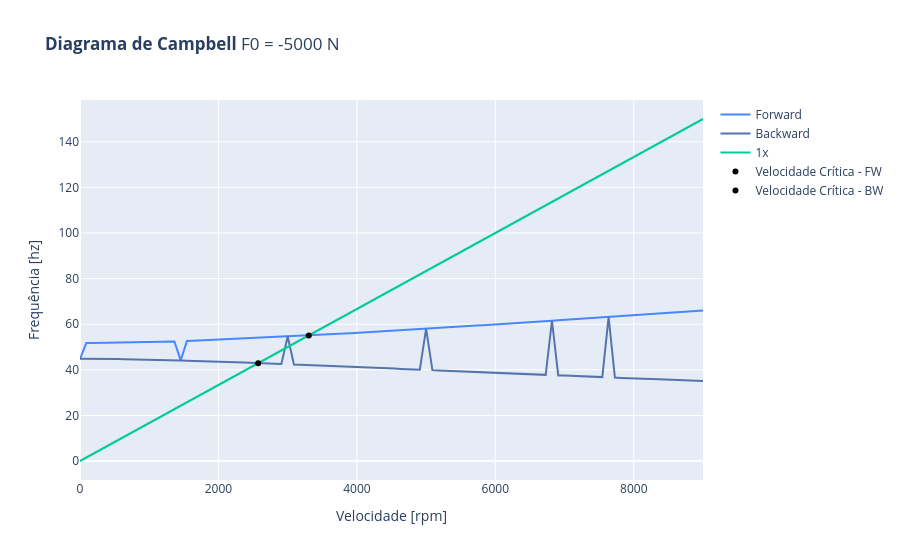

The notebook cell saved with this chart:
### Code cell
eixo_fcompressao = dmr.Eixo(
    R=0.01,             # m
    L=0.4,              # m
    material=aco,
    F0=-forca_axial,    # N
)
rotor_compressao = dmr.Rotor(
    eixo=eixo_fcompressao,
    forma=forma,
    mancal=mancal,
    disco=D1,
    forca_assincrona=forca_assincrona,
)
rotor_compressao.plot_campbell(speed_range=(0, 9000), title=f"<b>Diagrama de Campbell</b> F0 = {eixo_fcompressao.F0} N")
